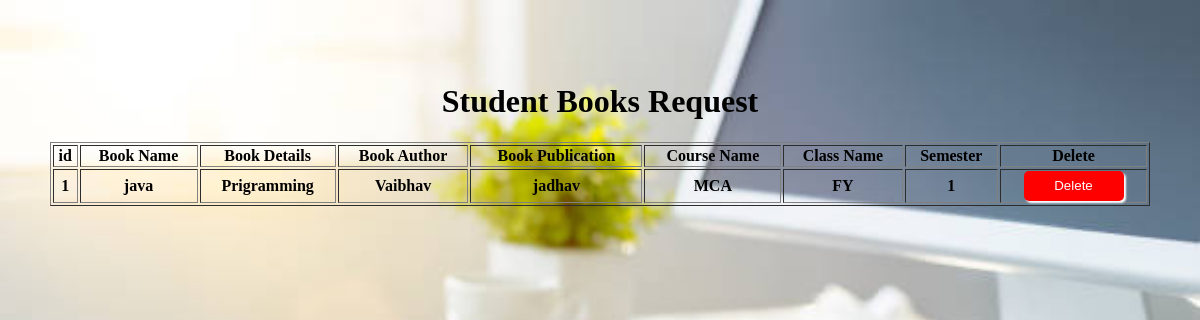
The app's page /BookRequestshow.php with its own data.
### tables this page shows
CREATE TABLE `bookrequest` (
  `id` int(11) NOT NULL,
  `Bookname` varchar(30) NOT NULL,
  `Details` varchar(30) NOT NULL,
  `Author` varchar(30) NOT NULL,
  `Publication` varchar(30) NOT NULL,
  `CourseName` varchar(30) NOT NULL,
  `ClassName` varchar(30) NOT NULL,
  `Semester` varchar(30) NOT NULL
);

### BookRequestshow.php (the view, shortened to what this page needs)
<!DOCTYPE html>
<html>
<head>
</head>
<body>
	<br><br><br>
	<center>
<div id="main">
	<center><label><h1>Student Books Request</h1></label></center>
	<table width="100%" border="">
		<tr>
			<th>id</th>
            <th>Book Name</th>
			<th>Book Details</th>
			<th>Book Author</th>
            <th>Book Publication</th>
			<th>Course Name</th>
			<th>Class Name</th>
			<th>Semester</th>
			<th>Delete</th>
		</tr>
		<?php
        include("connection.php");
        $s="select * from bookrequest";
        $q=mysqli_query($con,$s);
        while($f=mysqli_fetch_array($q)){
		?>
       <tr>
       	<th><?php echo $f['id'];?></th>
       	<th><?php echo $f['Bookname'];?></th>
       	<th><?php echo $f['Details'];?></th>
       	<th><?php echo $f['Author'];?></th>
       	<th><?php echo $f['Publication'];?></th>
       	<th><?php echo $f['CourseName'];?></th>
       	<th><?php echo $f['ClassName'];?></th>
       	<th><?php echo $f['Semester'];?></th>
       	<th><a href="deleteRequestrecord.php?id=<?php echo $f['id'];?>"><button id="delete">Delete</button></a></th>
       </tr>
		<?php
	}
	?>
	</table>
</div>
</center>
</body>
</html>

### BookRequestshow.php (style rules this page uses)
body { background-image:url("background/back1.jpg") ; background-size: 100%; background-repeat: no-repeat; }
table { width: 100%; overflow: hidden; overflow: scroll; }
#main { width: 1100px; height: 500px; overflow: hidden; overflow: scroll; }
#delete { width: 100px; height: 30px; background: red; color: white; border: none; box-shadow: 2px 2px 2px ; border-radius: 5px; }

### records on screen
bookrequest: id "1", Bookname "java", Details "Prigramming", Author "Vaibhav", Publication "jadhav", CourseName "MCA", ClassName "FY", Semester "1"
